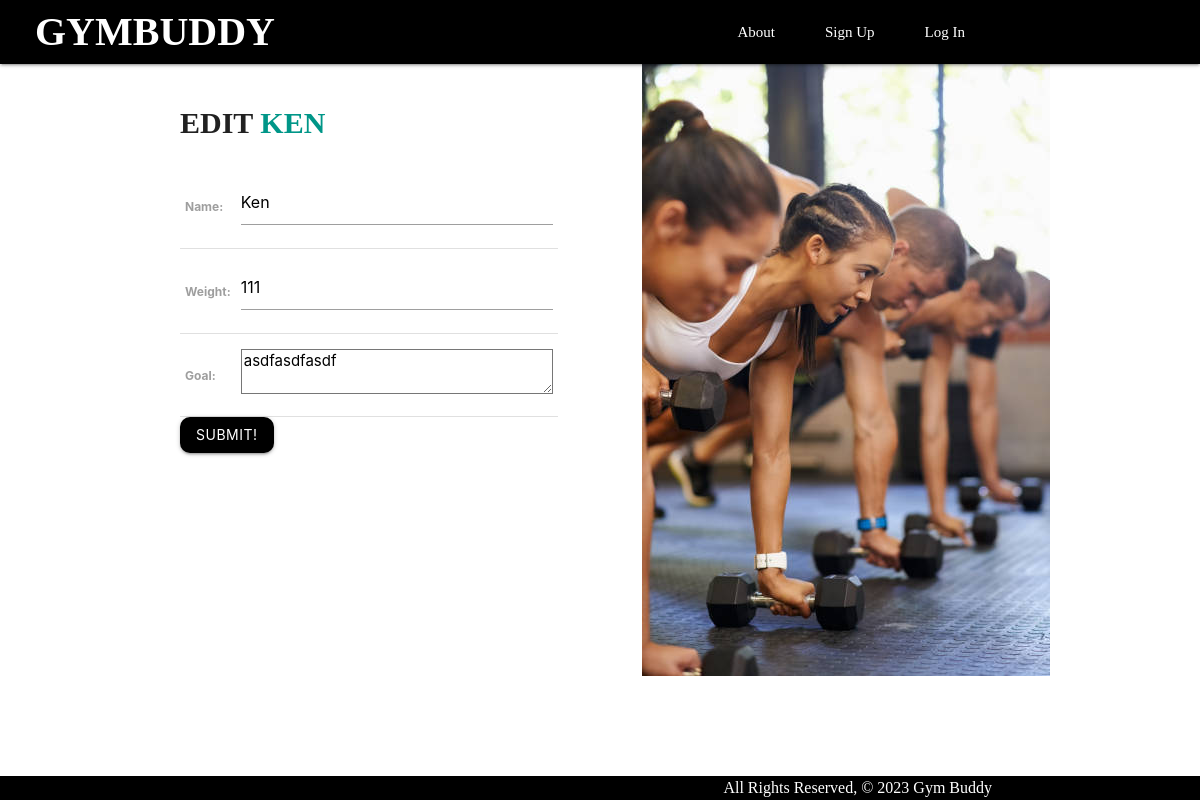
The page /plans/2/update/ on the database its author committed.
### main_app/models.py (models this page shows, shortened)
class Plan(models.Model):
    name = models.CharField(max_length=100)
    weight = models.IntegerField()
    goal = models.TextField(max_length=250)
    user = models.ForeignKey(User, on_delete=models.CASCADE)
    exercises = models.ManyToManyField(Exercise)
    meals = models.ManyToManyField(Meal)

### main_app/views.py (the view)
# urls.py: path('plans/<int:pk>/update/', views.PlanUpdate.as_view(), name='plans_update'),
class PlanUpdate(UpdateView):
  model = Plan
  fields = ['name', 'weight', 'goal']

### main_app/templates/main_app/plan_form.html (shortened to what this page needs)
{% extends 'base.html' %} {% block content %}
<div class="log-container">
  {% if object %}
  <h1>Edit <span class="teal-text">{{object.name}}</span></h1>
  {% else %}
  <h1>Add Health Plan</h1>
  {% endif %}
  <form action="" method="POST">
    <table>
      {{ form.as_table }}
    </table>
    <input type="submit" value="Submit!" class="btn" />
  </form>
</div>
<div class="loginout-img">
  <img src="../../static/img/healthplanadd.jpeg" alt="">
</div>
{% endblock %}

### main_app/static/css/style.css (style rules this page uses)
body { display: flex; min-height: 100vh; flex-direction: column; }
.log-container { float: left; width: 45%; }
.log-container h1 { font-family: Poppins; font-size: 30px; text-transform: uppercase; font-weight: bold; }
.loginout-img { float: right; width: 45%; }
.btn { background-color: black; border-radius: 10px; color: white; }

### rows shown on the page
Plan: name "KEN", name "Ken", weight "111", goal "asdfasdfasdf"
